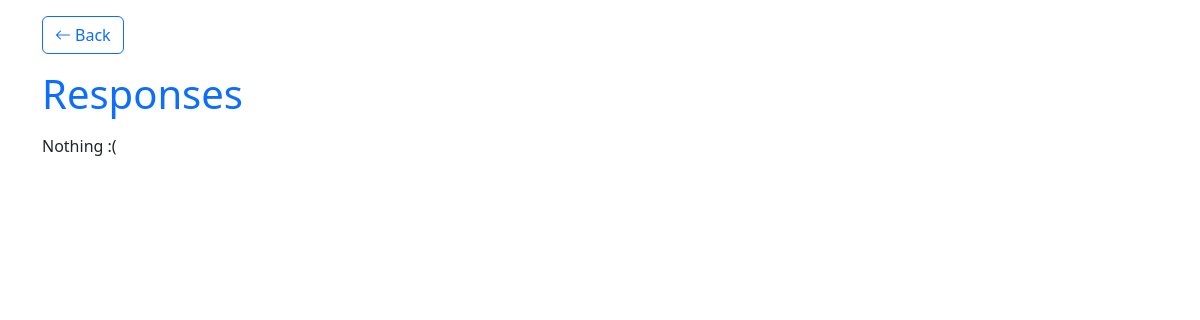
/companies/jobs/responses/index.php?id=17 (signed in), run on an earlier commit of the app's database.
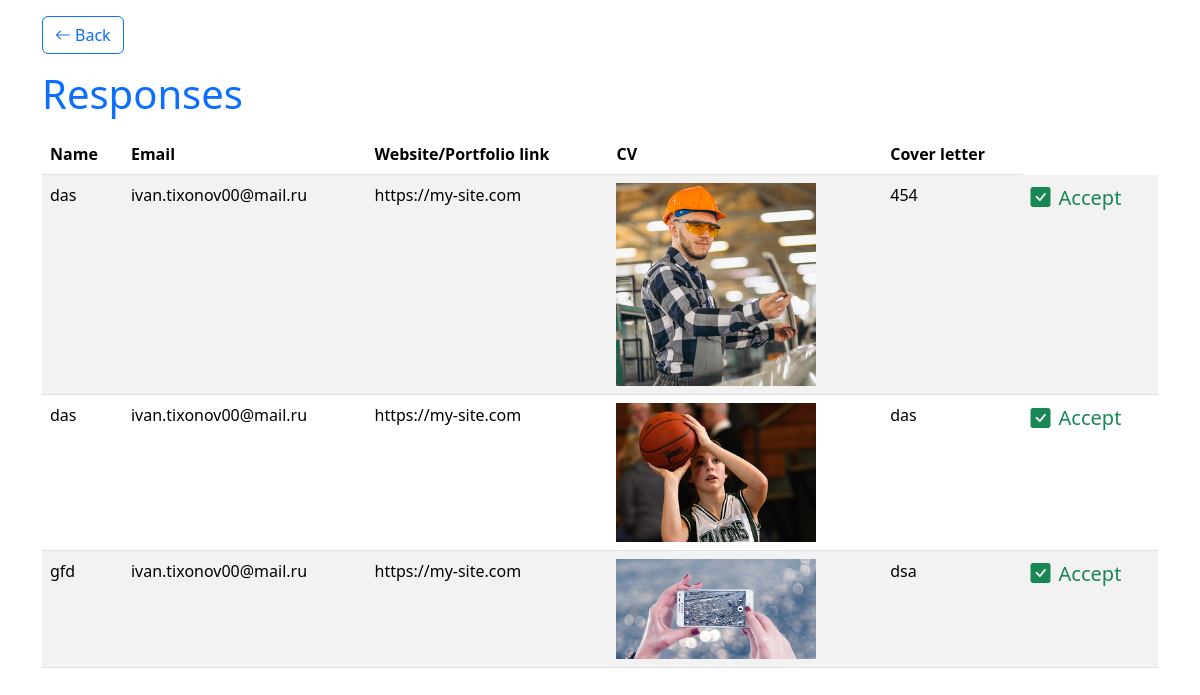
And on a later commit of the database.
### tables this page shows
CREATE TABLE `responses` (
  `id` int NOT NULL,
  `name` varchar(255) NOT NULL,
  `email` varchar(255) NOT NULL,
  `url` varchar(255) NOT NULL,
  `CV` varchar(255) NOT NULL,
  `cover_letter` text NOT NULL,
  `job_id` int NOT NULL,
  `response_status_id` int NOT NULL DEFAULT '1'
);

### companies/jobs/responses/index.php (the view, shortened to what this page needs)
<?php
$pdo = require_once $_SERVER['DOCUMENT_ROOT'] . '/db.php';
$stmt = $pdo->prepare("SELECT * FROM responses WHERE job_id = ?");
$stmt->execute([$_GET['id'] ?? '']);
$responses = $stmt->fetchAll();
include $_SERVER['DOCUMENT_ROOT'] . '/layouts/header_bootstrap.php';
?>
    <div class="container mt-3">
        <a href="/companies/jobs" class="btn btn-outline-primary"><i class="bi bi-arrow-left me-1"></i>Back</a>
        <h1 class="text-primary my-3">Responses</h1>
        <?php if ($responses): ?>
            <table class="table table-striped">
                <thead>
                <tr>
                    <th scope="col">Name</th>
                    <th scope="col">Email</th>
                    <th scope="col">Website/Portfolio link</th>
                    <th scope="col">CV</th>
                    <th scope="col">Cover letter</th>
                </tr>
                </thead>
                <tbody>
                <?php foreach ($responses as $response): ?>
                    <tr>
                        <td><?= $response['name'] ?></td>
                        <td><?= $response['email'] ?></td>
                        <td><?= $response['url'] ?></td>
                        <td><img src="<?= $response['CV'] ?>" alt="" width="200"></td>
                        <td><?= $response['cover_letter'] ?></td>
                        <?php if ($response['response_status_id'] == 1): ?>
                            <td>
                                <form action="/companies/jobs/responses/actions/accept.php" method="post" class="mb-3">
                                    <input type="hidden" name="id" value="<?= $response['id'] ?>">
                                    <input type="hidden" name="job_id" value="<?= $response['job_id'] ?>">
                                    <input type="submit" value="Accept" class="btn btn-success">
                                </form>
                                <form action="/companies/jobs/responses/actions/decline.php" method="post" class="mb-3">
                                    <input type="hidden" name="id" value="<?= $response['id'] ?>">
                                    <input type="hidden" name="job_id" value="<?= $response['job_id'] ?>">
                                    <input type="submit" value="Decline" class="btn btn-danger">
                                </form>
                            </td>
                        <?php elseif ($response['response_status_id'] == 2): ?>
                            <td class="fs-5 text text-success"><i class="bi bi-check-square-fill me-2"></i>Accept</td>
                        <?php else: ?>
                            <td class="fs-5 text text-danger"><i class="bi bi-ban me-2"></i>Decline</td>
                        <?php endif; ?>
                    </tr>
                <?php endforeach; ?>
                </tbody>
            </table>
        <?php else: ?>
            <p>Nothing :(</p>
        <?php endif; ?>
    </div>
<?php
include $_SERVER['DOCUMENT_ROOT'] . '/layouts/footer_bootstrap.php';
?>

What changed in the data, as far as the page shows it:
added responses: name "das", email "ivan.tixonov00@mail.ru", url "https://my-site.com", CV (picture), cover_letter "454", shows "Accept"
added responses: name "das", email "ivan.tixonov00@mail.ru", url "https://my-site.com", CV (picture), cover_letter "das", shows "Accept"
added responses: name "gfd", email "ivan.tixonov00@mail.ru", url "https://my-site.com", CV (picture), cover_letter "dsa", shows "Accept"
Also different on the page:
text no longer shown: "Nothing :("
text now shown: "Name Email Website/Portfolio link CV Cover letter"
